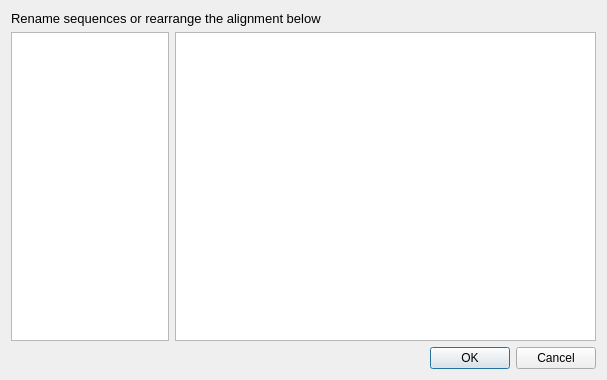
<?xml version="1.0" encoding="UTF-8"?>
<ui version="4.0">
 <class>AlignmentEditor</class>
 <widget class="QDialog" name="AlignmentEditor">
  <property name="geometry">
   <rect>
    <x>0</x>
    <y>0</y>
    <width>607</width>
    <height>380</height>
   </rect>
  </property>
  <property name="font">
   <font>
    <family>Arial</family>
    <stylestrategy>PreferAntialias</stylestrategy>
   </font>
  </property>
  <property name="windowTitle">
   <string>Dialog</string>
  </property>
  <layout class="QVBoxLayout" name="verticalLayout">
   <item>
    <widget class="QLabel" name="label">
     <property name="font">
      <font>
       <family>Arial</family>
       <pointsize>10</pointsize>
       <stylestrategy>PreferAntialias</stylestrategy>
      </font>
     </property>
     <property name="text">
      <string>Rename sequences or rearrange the alignment below</string>
     </property>
    </widget>
   </item>
   <item>
    <layout class="QHBoxLayout" name="horizontalLayout">
     <item>
      <widget class="QListView" name="alignListView">
       <property name="sizePolicy">
        <sizepolicy hsizetype="Expanding" vsizetype="Expanding">
         <horstretch>3</horstretch>
         <verstretch>0</verstretch>
        </sizepolicy>
       </property>
       <property name="editTriggers">
        <set>QAbstractItemView::DoubleClicked|QAbstractItemView::EditKeyPressed|QAbstractItemView::SelectedClicked</set>
       </property>
       <property name="dragDropMode">
        <enum>QAbstractItemView::InternalMove</enum>
       </property>
       <property name="defaultDropAction">
        <enum>Qt::MoveAction</enum>
       </property>
      </widget>
     </item>
     <item>
      <widget class="QPlainTextEdit" name="seqPreview">
       <property name="sizePolicy">
        <sizepolicy hsizetype="Expanding" vsizetype="Expanding">
         <horstretch>8</horstretch>
         <verstretch>0</verstretch>
        </sizepolicy>
       </property>
       <property name="undoRedoEnabled">
        <bool>false</bool>
       </property>
       <property name="lineWrapMode">
        <enum>QPlainTextEdit::WidgetWidth</enum>
       </property>
       <property name="readOnly">
        <bool>true</bool>
       </property>
       <property name="placeholderText">
        <string/>
       </property>
      </widget>
     </item>
    </layout>
   </item>
   <item>
    <widget class="QDialogButtonBox" name="buttonBox">
     <property name="orientation">
      <enum>Qt::Horizontal</enum>
     </property>
     <property name="standardButtons">
      <set>QDialogButtonBox::Cancel|QDialogButtonBox::Ok</set>
     </property>
    </widget>
   </item>
  </layout>
 </widget>
 <resources/>
 <connections>
  <connection>
   <sender>buttonBox</sender>
   <signal>accepted()</signal>
   <receiver>AlignmentEditor</receiver>
   <slot>accept()</slot>
   <hints>
    <hint type="sourcelabel">
     <x>248</x>
     <y>254</y>
    </hint>
    <hint type="destinationlabel">
     <x>157</x>
     <y>274</y>
    </hint>
   </hints>
  </connection>
  <connection>
   <sender>buttonBox</sender>
   <signal>rejected()</signal>
   <receiver>AlignmentEditor</receiver>
   <slot>reject()</slot>
   <hints>
    <hint type="sourcelabel">
     <x>316</x>
     <y>260</y>
    </hint>
    <hint type="destinationlabel">
     <x>286</x>
     <y>274</y>
    </hint>
   </hints>
  </connection>
 </connections>
</ui>
